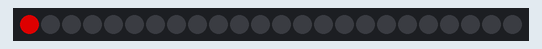
The sketch below on a simulated Arduino Uno, built with avr-gcc and run on an emulated ATmega328P. On the bench: 24 RGB LEDs in strip order, left to right. Dim RGB values are drawn brighter than linear.

Above: at 0.15 s.
At 0.79 s:
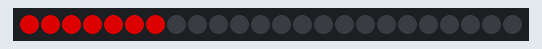
At 1.42 s:
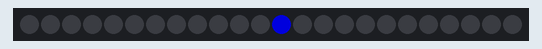
At 2.05 s:
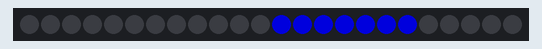
At 2.69 s:
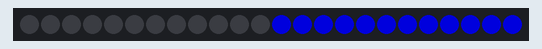

Measured:
- by itself, everything shown: repeats every 2.5 s, in 8 steps

The sketch:

Siren_Type3.ino
```cpp
//Including Library for Neo Pixel
#include <Adafruit_NeoPixel.h>

//Defining Digital Pin on Board
#define PIN 6
//Total Number Of Pixels
#define NUMPIXELS 24

//Calling the function to set the neopixel
Adafruit_NeoPixel pixels(NUMPIXELS, PIN, NEO_GRB + NEO_KHZ800);

void setup() {
  pixels.begin(); //Initiating the pixels
}

void loop() {
  pixels.clear(); //Turning off all the leds
  Red3();
  pixels.clear();
  Blue3();
}

void Blue3(){
  for(int i=12; i<24; i++){
    pixels.setPixelColor(i, pixels.Color(0, 0, 150));
    pixels.show();
    delay(20);
  }
}

void Red3(){
  for(int i=0; i<12; i++){
    pixels.setPixelColor(i, pixels.Color(150, 0, 0));
    pixels.show();
    delay(20);
  }
}
```
